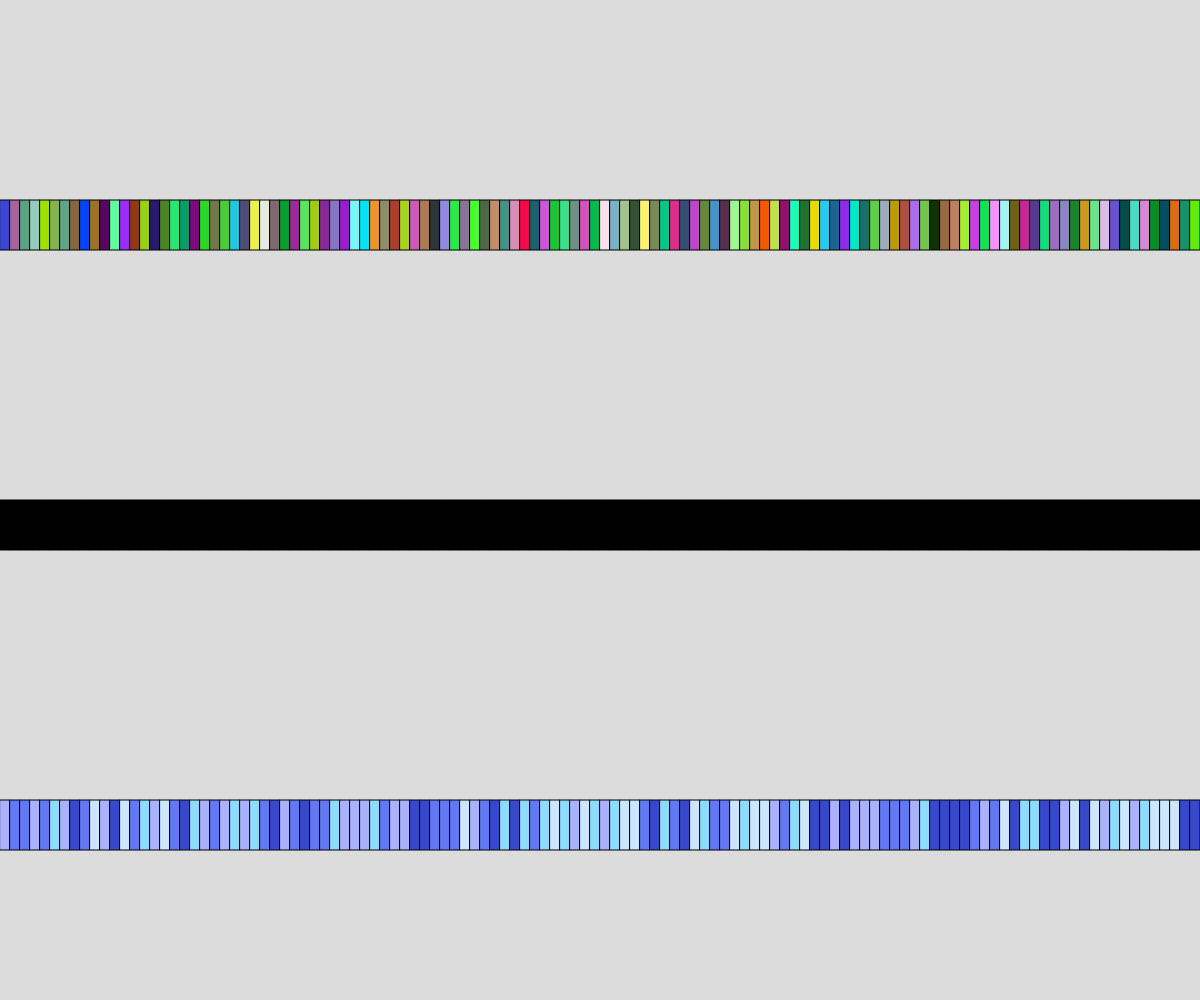
Frame 1 (no input)
Frame 60 (no input): identical to frame 1, image omitted
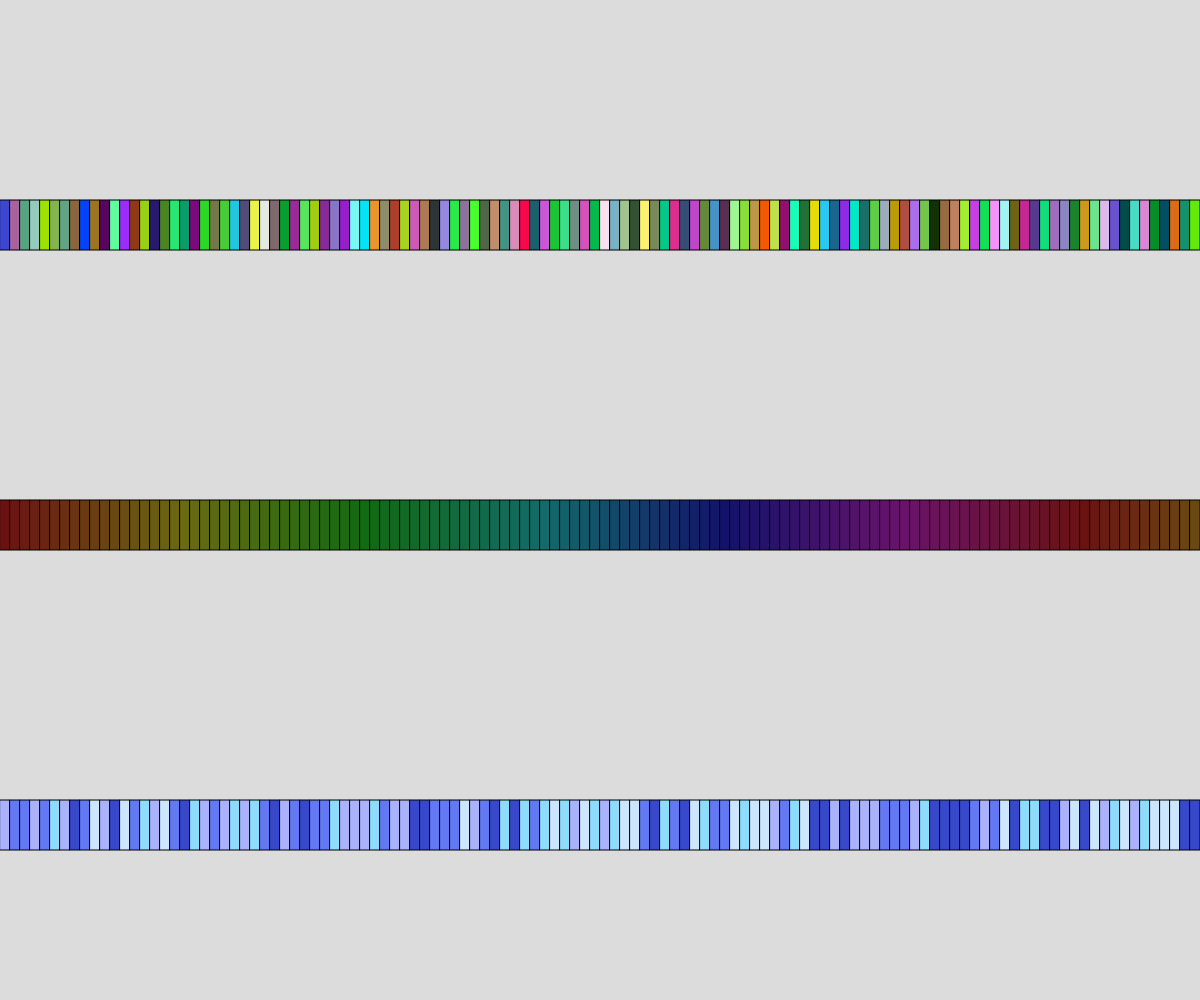
Frame 120 (the mouse pressed at the canvas centre since frame 60)

The p5.js sketch that drew these frames (run headless with seeded random() and noise() and a simulated clock; from frame 60 on, the mouse is pressed at the canvas centre):

// p5.js sketch
// ── sketch.js
//Diagonal Line Art 
const RECT_WIDTH = 10;
const RECT_HEIGHT = 50;
let colors = ["#3748CA", "#6379F3", "#AAB2FB", "#8DDCFB", "#CCE6FD"]; //fill with HEX codes as Strings.

function setup() {
  createCanvas(windowWidth, windowHeight);
}

function draw() {
  background(220);
  randomSeed(0);
  drawRowRGB(height*0.2);
  drawRowHSB(height*0.5);
  drawRowCustom(height*0.8);
}

function drawRowCustom(yPos){
  colorMode(RGB,255);
  for(let x = 0; x < width; x += RECT_WIDTH){
    let index = int(random(colors.length));
    fill(colors[index]);
    rect(x, yPos, RECT_WIDTH, RECT_HEIGHT);
  }
}

function drawRowHSB(yPos){
  colorMode(HSB, 360);
  for(let x = 0; x < width; x += RECT_WIDTH){
    fill(x/3 % 360, 300, map(mouseY,0,height,0,300));
    rect(x, yPos, RECT_WIDTH, RECT_HEIGHT);
  }
}


function drawRowRGB(yPos){
  colorMode(RGB,255);
  for(let x = 0; x < width; x += RECT_WIDTH){
    fill(random(255), random(255), random(255));
    rect(x, yPos, RECT_WIDTH, RECT_HEIGHT);
  }
}

function border(){
  strokeWeight(15);
  rect(0,0,width,height);
  strokeWeight(2);
}

// ── diagonalLines12.js
// diagonal line art

let GRID_SIZE = 50;

function setup() {
  createCanvas(windowWidth, windowHeight);
  seed = random(1000);
}

function diagonal(x, y, s, dir) {
  // dir 0→ ascending. 1 → descemding
  if (dir === 0) {
    line(x - s / 2, y + s / 2, x + s / 2, y - s / 2);
  }
  else {
    line(x - s / 2, y - s / 2, x + s / 2, y + s / 2);

  }

}

function createTiles() {
  for (let x = GRID_SIZE / 2; x < width; x += GRID_SIZE) {
    for (let y = GRID_SIZE / 2; y < height; y += GRID_SIZE) {
      diagonal(x, y, GRID_SIZE, int(random(2)));
    }
  }

}

function draw() {
  GRID_SIZE = map(mouseX,0,width,3, 60);
  randomSeed(seed);
  background(30);
  border();
  createTiles();
}

function border() {
  strokeWeight(15);
  fill(50)
  rect(0, 0, width, height);
  strokeWeight(2);
}
